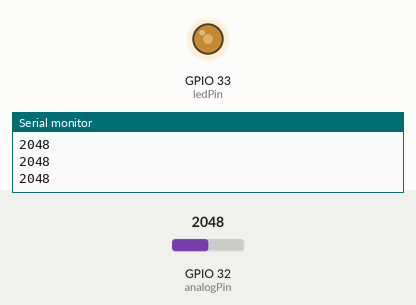
This program was run on a simulated ESP32. On the bench: output pins drawn as LEDs (lit = HIGH), the last lines printed to the serial monitor. The inputs (shaded band) are chosen by the test bench; at power-on: GPIO 32 (analogPin) = 2048 (analog values on the 0–4095 scale).

Above: at 1.2 s.
1.3 s: GPIO 32 (analogPin) set to 2866
At 2.5 s:
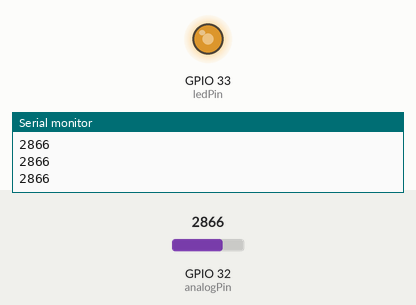
2.8 s: GPIO 32 (analogPin) set to 3603
At 4.0 s:
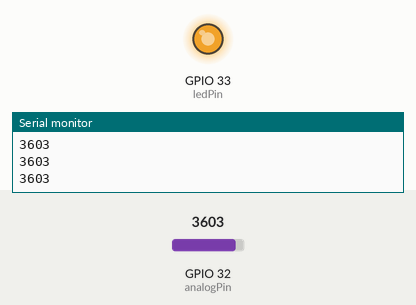
4.3 s: GPIO 32 (analogPin) set to 491
At 5.3 s:
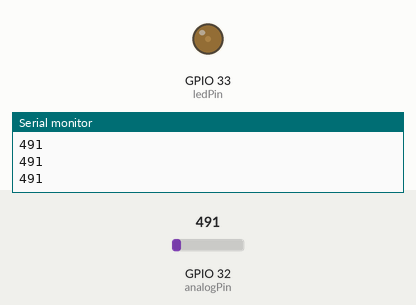
5.8 s: GPIO 32 (analogPin) set to 0
At 6.6 s:
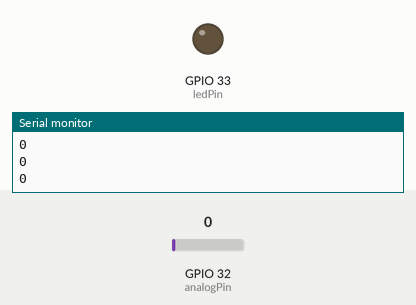
7.3 s: GPIO 32 (analogPin) set to 2047
At 8.0 s:
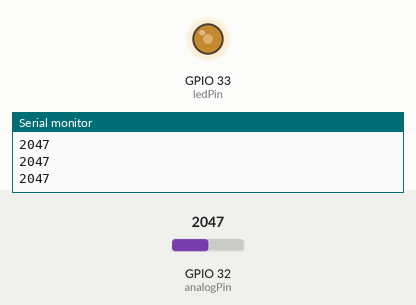
Timing chart, 0 to 9.8 s (numbered marks = the images above; inputs shaded):
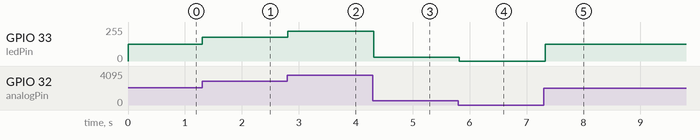

The program:

main.cpp
```cpp
#include <Arduino.h>

int analogPin = 32;   // potentiometer connected analog input pin
int ledPin = 33;      // LED connected output pin
const int freq = 5000;     // PWM frequence
const int ledChannel = 0;  // PWM channel (0-15)
const int resolution = 8;  // PWM resolution (8-bit: 0-255)

void setup() {
  Serial.begin(115200);
  analogReadResolution(12);
  ledcSetup(ledChannel, freq, resolution);
  ledcAttachPin(ledPin, ledChannel);
}

void loop() {
  int sensorValue = analogRead(analogPin); // values between 0 - 4095
  Serial.println(sensorValue);

  int pwmValue = map(sensorValue, 0, 4095, 0, 255);  // change the resolution from 0-4095 to 0-255
  ledcWrite(ledChannel, pwmValue);

   delay(50); // reading in 50 milisecond intervals
}
```

Measured:
- after the input at 1.3 s, GPIO 33 (ledPin): 127/255 → 177/255 at once
- after the input at 2.8 s, GPIO 33 (ledPin): 177/255 → 223/255 at once
- after the input at 4.3 s, GPIO 33 (ledPin): 223/255 → 30/255 at once
- after the input at 5.8 s, GPIO 33 (ledPin): 30/255 → 0/255 at once
- after the input at 7.3 s, GPIO 33 (ledPin): 0/255 → 127/255 at once
